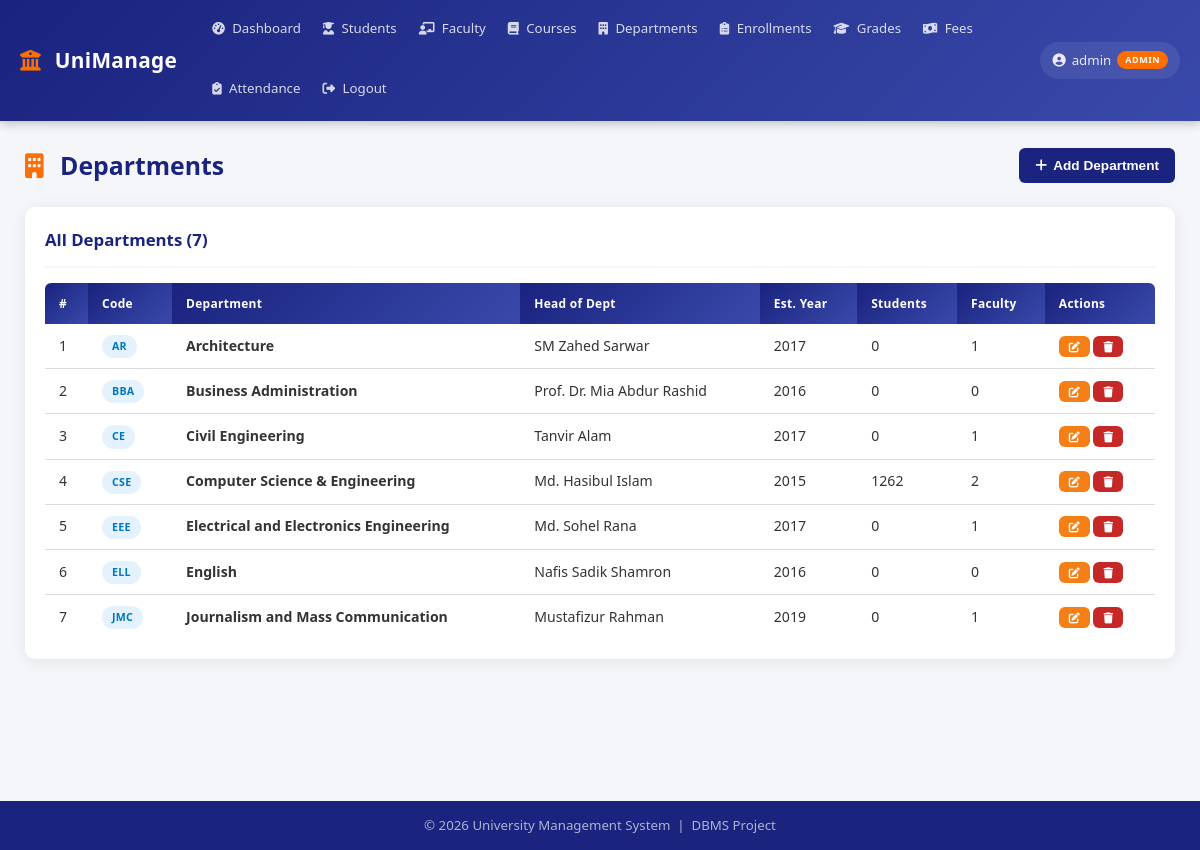
The page /modules/departments.php (signed in) on the database its author committed.
### tables this page shows
CREATE TABLE departments (
    dept_id INT AUTO_INCREMENT PRIMARY KEY,
    dept_name VARCHAR(100) NOT NULL,
    dept_code VARCHAR(20) NOT NULL UNIQUE,
    hod_name VARCHAR(100),
    established_year INT,
    created_at TIMESTAMP DEFAULT CURRENT_TIMESTAMP
);

### includes/config.php (called while the page is built, shortened)
<?php
function isAdmin():   bool { return ($_SESSION['role'] ?? '') === 'admin'; }

### modules/departments.php (the view, shortened to what this page needs)
<?php
require_once __DIR__ . '/../includes/header.php';
require_once __DIR__ . '/../includes/db.php';
$depts = $conn->query("
    SELECT d.*,
           (SELECT COUNT(*) FROM students WHERE dept_id = d.dept_id) AS student_count,
           (SELECT COUNT(*) FROM faculty  WHERE dept_id = d.dept_id) AS faculty_count
    FROM departments d
    ORDER BY d.dept_name
");
?>
<div class="page-header">
    <h2><i class="fas fa-building"></i> Departments</h2>
    <?php if (isAdmin()): ?>
    <button class="btn btn-primary"
            onclick="document.getElementById('deptModal').classList.add('active')">
        <i class="fas fa-plus"></i> Add Department
    </button>
    <?php endif; ?>
</div>
<div class="card">
    <div class="card-header">
        <h3>All Departments (<?= $depts->num_rows ?>)</h3>
    </div>
    <div class="table-container">
        <table>
            <thead>
                <tr>
                    <th>#</th><th>Code</th><th>Department</th><th>Head of Dept</th>
                    <th>Est. Year</th><th>Students</th><th>Faculty</th>
                    <?php if (isAdmin()): ?><th>Actions</th><?php endif; ?>
                </tr>
            </thead>
            <tbody>
            <?php
            $i = 1;
            while ($d = $depts->fetch_assoc()):
            ?>
            <tr>
                <td><?= $i++ ?></td>
                <td><span class="badge badge-info"><?= htmlspecialchars($d['dept_code']) ?></span></td>
                <td><strong><?= htmlspecialchars($d['dept_name']) ?></strong></td>
                <td><?= htmlspecialchars($d['hod_name'] ?? 'N/A') ?></td>
                <td><?= $d['established_year'] ?></td>
                <td><?= $d['student_count'] ?></td>
                <td><?= $d['faculty_count'] ?></td>
                <?php if (isAdmin()): ?>
                <td>
                    <a href="?edit=<?= $d['dept_id'] ?>" class="btn btn-warning btn-sm">
                        <i class="fas fa-edit"></i>
                    </a>
                    <a href="?delete=<?= $d['dept_id'] ?>" class="btn btn-danger btn-sm"
                       onclick="return confirm('Delete this department?')">
                        <i class="fas fa-trash"></i>
                    </a>
                </td>
                <?php endif; ?>
            </tr>
            <?php endwhile; ?>
            </tbody>
        </table>
    </div>
</div>
<?php require_once __DIR__ . '/../includes/footer.php'; ?>

### css/style.css (style rules this page uses)
*, *::before, *::after { margin: 0; padding: 0; box-sizing: border-box; }
:root { --primary: #1a237e; --primary-light: #3949ab; --secondary: #ff6f00; --success: #2e7d32; --danger: #c62828; --warning: #f57f17; --info: #0277bd; --bg: #f5f6fa; --card-bg: #ffffff; --text: #333333; --text-muted: #777777; --border: #dddddd; --shadow: 0 2px 15px rgba(0, 0, 0, 0.08); --radius: 10px; --transition: 0.2s ease; }
html { scroll-behavior: smooth; }
body { font-family: 'Segoe UI', system-ui, -apple-system, sans-serif; background: var(--bg); color: var(--text); line-height: 1.6; min-height: 100vh; display: flex; flex-direction: column; }
a { text-decoration: none; color: inherit; }
.page-header { display: flex; justify-content: space-between; align-items: center; margin-bottom: 22px; flex-wrap: wrap; gap: 10px; }
.page-header h2 { color: var(--primary); font-size: 1.55em; font-weight: 700; }
.page-header h2 i { margin-right: 10px; color: var(--secondary); }
.card { background: var(--card-bg); border-radius: var(--radius); box-shadow: var(--shadow); padding: 20px; margin-bottom: 20px; }
.card-header { display: flex; justify-content: space-between; align-items: center; margin-bottom: 15px; padding-bottom: 12px; border-bottom: 2px solid var(--bg); flex-wrap: wrap; gap: 8px; }
.card-header h3 { color: var(--primary); font-size: 1.05em; font-weight: 600; }
.table-container { overflow-x: auto; }
table { width: 100%; border-collapse: collapse; font-size: 0.88em; }
thead th { background: linear-gradient(135deg, var(--primary), var(--primary-light)); color: #fff; padding: 11px 14px; text-align: left; font-weight: 600; white-space: nowrap; font-size: 0.85em; letter-spacing: 0.3px; }
thead th:first-child { border-radius: 6px 0 0 0; }
thead th:last-child { border-radius: 0 6px 0 0; }
tbody tr { border-bottom: 1px solid var(--border); transition: background var(--transition); }
tbody tr:last-child { border-bottom: none; }
tbody td { padding: 10px 14px; vertical-align: middle; }
.badge { display: inline-block; padding: 3px 10px; border-radius: 20px; font-size: 0.76em; font-weight: 600; white-space: nowrap; letter-spacing: 0.2px; }
.badge-info { background: #e3f2fd; color: var(--info); }
.btn { padding: 8px 16px; border: none; border-radius: 6px; cursor: pointer; font-size: 0.85em; font-weight: 600; text-decoration: none; display: inline-flex; align-items: center; gap: 6px; transition: all var(--transition); white-space: nowrap; line-height: 1.4; }
.btn-primary { background: var(--primary); color: #fff; }
.btn-danger { background: var(--danger); color: #fff; }
.btn-warning { background: var(--warning); color: #fff; }
.btn-sm { padding: 5px 10px; font-size: 0.78em; }

### rows shown on the page
departments: dept_code "AR", dept_name "Architecture", hod_name "SM Zahed Sarwar", established_year "2017", student_count "0", faculty_count "1"
departments: dept_code "BBA", dept_name "Business Administration", hod_name "Prof. Dr. Mia Abdur Rashid", established_year "2016", student_count "0", faculty_count "0"
departments: dept_code "CE", dept_name "Civil Engineering", hod_name "Tanvir Alam", established_year "2017", student_count "0", faculty_count "1"
departments: dept_code "CSE", dept_name "Computer Science & Engineering", hod_name "Md. Hasibul Islam", established_year "2015", student_count "1262", faculty_count "2"
departments: dept_code "EEE", dept_name "Electrical and Electronics Engineering", hod_name "Md. Sohel Rana", established_year "2017", student_count "0", faculty_count "1"
departments: dept_code "ELL", dept_name "English", hod_name "Nafis Sadik Shamron", established_year "2016", student_count "0", faculty_count "0"
departments: dept_code "JMC", dept_name "Journalism and Mass Communication", hod_name "Mustafizur Rahman", established_year "2019", student_count "0", faculty_count "1"

### other values the page prints
$_SESSION['username'] "admin"
$_SESSION['role'] "ADMIN"
$depts->num_rows "7"
